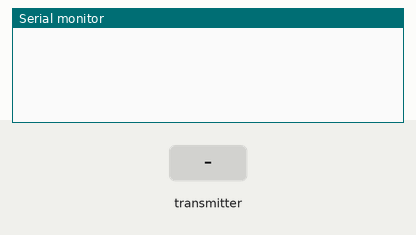
A sketch run on a simulated Arduino Uno, built with avr-gcc and run on an emulated ATmega328P. Shown: the last lines printed to the serial monitor. The inputs (shaded band) are chosen by the test bench. No radio packets arrive unless stated.

Above: at 1.2 s.
1.3 s: the transmitter starts sending receivedData.0 = 0
At 1.37 s:
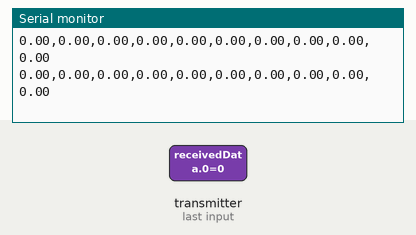
3.2 s: the transmitter starts sending receivedData.1 = 25
At 3.33 s:
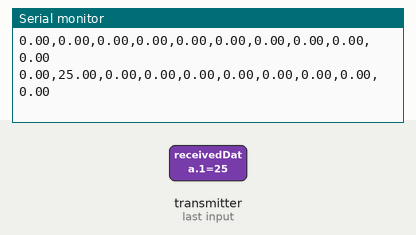
6.2 s: the transmitter starts sending receivedData.1 = 0
9.2 s: the transmitter starts sending receivedData.2 = 25
At 9.33 s:
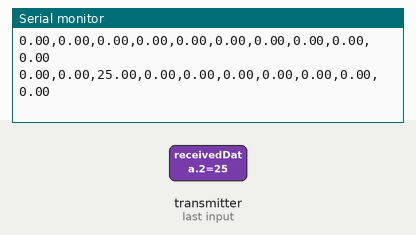
12.2 s: the transmitter starts sending receivedData.3 = 25
At 12.3 s:
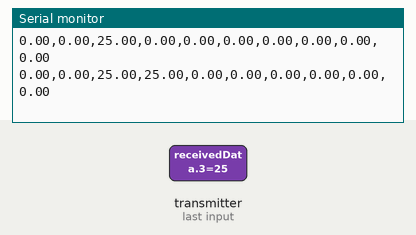
13.7 s: the transmitter starts sending receivedData.4 = 100
At 13.84 s:
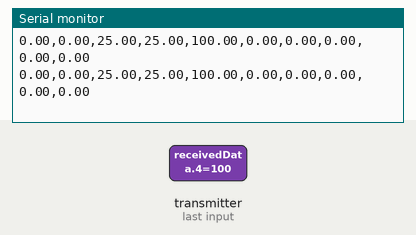

Measured:
- after the input at 1.3 s, the serial monitor: prints a new line at once (image 1)
- after the input at 3.2 s, the serial monitor: prints a new line after 0.12 s (image 2)
- after the input at 9.2 s, the serial monitor: prints a new line after 0.12 s (image 3)
- after the input at 12.2 s, the serial monitor: prints a new line after 0.09 s (image 4)
- after the input at 13.7 s, the serial monitor: prints a new line after 0.08 s (image 5)

The sketch:

observationcopf1f2f3f4.ino
```cpp
#include <SPI.h>
#include <nRF24L01.h>
#include <RF24.h>

RF24 radio(7, 8); // CE, CSN
const byte address[6] = "00001";
float receivedData[10]; // Array to hold received values: cop, F1 to F9

void setup() {
  Serial.begin(9600);
  radio.begin();
  radio.openReadingPipe(1, address);
  radio.setPALevel(RF24_PA_MAX);
  radio.startListening();
}

void loop() {
  if (radio.available()) {
    radio.read(&receivedData, sizeof(receivedData)); // Read all data

    // Loop through array and print values
    for (int i = 0; i < 10; i++) { // Increase loop count to 10
      Serial.print(receivedData[i]);
      if (i != 9) { // Don't add comma after the last value
        Serial.print(",");
      }
    }
    Serial.println(); // Newline for next set of data
  }
}
```
